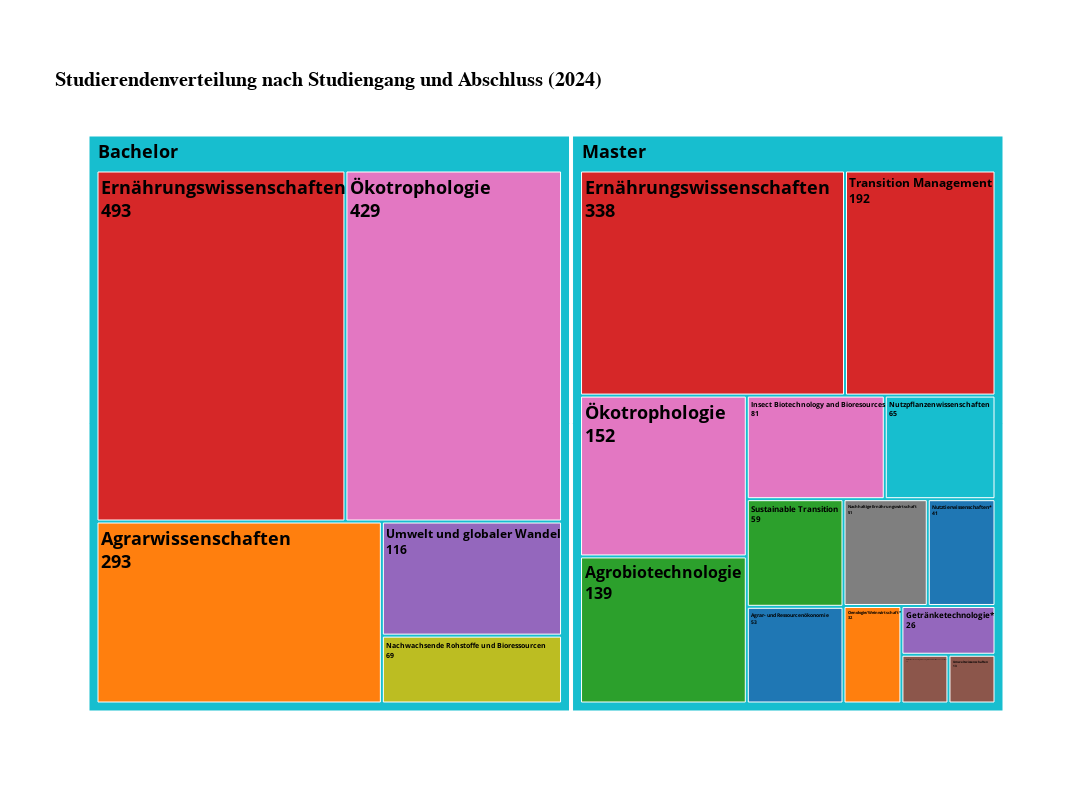

The notebook cell this image was saved under:
### Code cell
import plotly.express as px


df_2024 = cleaned_sheets["2024"]

# Studiengänge automatisch erkennen (Bachelor und Master)
bachelor_studiengaenge = [col for col in df_2024.columns if "Bachelor" in col]
master_studiengaenge = [col for col in df_2024.columns if "Master" in col]

# Extrahiere die Anzahl der Studierenden pro Studiengang
studiengang_verteilung = df_2024[df_2024["Category"] == "Anzahl Studierende"][bachelor_studiengaenge + master_studiengaenge].T
studiengang_verteilung.columns = ["Anzahl Studierende"]
studiengang_verteilung["Studiengang"] = studiengang_verteilung.index

# Hinzufügen der übergeordneten Kategorie ("Bachelor" oder "Master")
studiengang_verteilung["Studienabschluss"] = studiengang_verteilung["Studiengang"].apply(
    lambda x: "Bachelor" if "Bachelor" in x else "Master"
)




# Farbkodierung für Studiengänge:  
# Bachelor-Studiengänge erhalten Farben aus "Set1", Master-Studiengänge aus "Set2"
bachelor_colors = px.colors.qualitative.Safe
master_colors = px.colors.qualitative.Safe

# Erstellen einer Farbkodierung für jeden Studiengang
color_map = {}
bachelor_count = 0
master_count = 0

for studiengang in studiengang_verteilung["Studiengang"]:
    if "Bachelor" in studiengang:
        color_map[studiengang] = bachelor_colors[bachelor_count % len(bachelor_colors)]
        bachelor_count += 1
    else:
        color_map[studiengang] = master_colors[master_count % len(master_colors)]
        master_count += 1

# Entferne "Bachelor" und "Master" aus den Studiengangsnamen
studiengang_verteilung["Studiengang"] = studiengang_verteilung["Studiengang"].str.replace("Bachelor ", "", regex=False)
studiengang_verteilung["Studiengang"] = studiengang_verteilung["Studiengang"].str.replace("Master ", "", regex=False)

# Treemap erstellen
fig = px.treemap(
    studiengang_verteilung,
    path=["Studienabschluss", "Studiengang"],  # Erstes Level: Bachelor/Master, Zweites Level: Studiengang
    values="Anzahl Studierende",
    title="Studierendenverteilung nach Studiengang und Abschluss (2024)",
    color="Studiengang",  # Jeder Studiengang bekommt eine eigene Farbe
    color_discrete_map=color_map,
    template="infoviz"
)

# Schriftgrößen anpassen
fig.update_layout(
    font=dict(size=18),  # Generelle Schriftgröße anpassen
)

# Schriftgröße für Labels innerhalb der Treemap anpassen
fig.update_traces(
    textinfo="label+value",  # Zeigt den Namen und die Anzahl an
    textfont=dict(size=18, color="black", weight="bold"),  # Größe der Texte innerhalb der Treemap
)
fig.update_layout(
    width=1200,  # Breite in Pixeln
    height=800   # Höhe in Pixeln
)

fig.show()

### Figure 1 — Plotly figure (JSON) as saved in the notebook; plotly's stock layout.template omitted (floating-point values rounded to 4 significant figures)
{"data": [{"branchvalues": "total", "customdata": [["(?)"], ["(?)"], ["Agrar- und Ressourcenökonomie"], ["Agrarwissenschaften"], ["Agrobiotechnologie"], ["Ernährungswissenschaften"], ["Ernährungswissenschaften"], ["Getränketechnologie*"], ["Informationstechnologie in den Agrar- und Umweltwissenschaften*"], ["Insect Biotechnology and Bioresources"], ["Nachhaltige Ernährungswirtschaft"], ["Nachwachsende Rohstoffe und Bioressourcen"], ["Nutzpflanzenwissenschaften"], ["Nutztierwissenschaften*"], ["Oenologie/Weinwirtschaft*"], ["Sustainable Transition"], ["Transition Management"], ["Umwelt und globaler Wandel"], ["Umweltwissenschaften"], ["Ökotrophologie"], ["Ökotrophologie"]], "domain": {"x": [0, 1], "y": [0, 1]}, "hovertemplate": "labels=%{label}<br>Anzahl Studierende=%{value}<br>parent=%{parent}<br>id=%{id}<br>Studiengang=%{customdata[0]}<extra></extra>", "ids": ["Master", "Bachelor", "Master/Agrar- und Ressourcenökonomie", "Bachelor/Agrarwissenschaften", "Master/Agrobiotechnologie", "Master/Ernährungswissenschaften", "Bachelor/Ernährungswissenschaften", "Master/Getränketechnologie*", "Master/Informationstechnologie in den Agrar- und Umweltwissenschaften*", "Master/Insect Biotechnology and Bioresources", "Master/Nachhaltige Ernährungswirtschaft", "Bachelor/Nachwachsende Rohstoffe und Bioressourcen", "Master/Nutzpflanzenwissenschaften", "Master/Nutztierwissenschaften*", "Master/Oenologie/Weinwirtschaft*", "Master/Sustainable Transition", "Master/Transition Management", "Bachelor/Umwelt und globaler Wandel", "Master/Umweltwissenschaften", "Master/Ökotrophologie", "Bachelor/Ökotrophologie"], "labels": ["Master", "Bachelor", "Agrar- und Ressourcenökonomie", "Agrarwissenschaften", "Agrobiotechnologie", "Ernährungswissenschaften", "Ernährungswissenschaften", "Getränketechnologie*", "Informationstechnologie in den Agrar- und Umweltwissenschaften*", "Insect Biotechnology and Bioresources", "Nachhaltige Ernährungswirtschaft", "Nachwachsende Rohstoffe und Bioressourcen", "Nutzpflanzenwissenschaften", "Nutztierwissenschaften*", "Oenologie/Weinwirtschaft*", "Sustainable Transition", "Transition Management", "Umwelt und globaler Wandel", "Umweltwissenschaften", "Ökotrophologie", "Ökotrophologie"], "marker": {"colors": ["#17BECF", "#17BECF", "#1F77B4", "#FF7F0E", "#2CA02C", "#D62728", "#D62728", "#9467BD", "#8C564B", "#E377C2", "#7F7F7F", "#BCBD22", "#17BECF", "#1F77B4", "#FF7F0E", "#2CA02C", "#D62728", "#9467BD", "#8C564B", "#E377C2", "#E377C2"]}, "name": "", "parents": ["", "", "Master", "Bachelor", "Master", "Master", "Bachelor", "Master", "Master", "Master", "Master", "Bachelor", "Master", "Master", "Master", "Master", "Master", "Bachelor", "Master", "Master", "Bachelor"], "textfont": {"color": "black", "size": 18, "weight": "bold"}, "textinfo": "label+value", "type": "treemap", "values": [1255.0, 1400.0, 53.0, 293.0, 139.0, 338.0, 493.0, 26.0, 13.0, 81.0, 51.0, 69.0, 65.0, 41.0, 32.0, 59.0, 192.0, 116.0, 13.0, 152.0, 429.0]}], "layout": {"font": {"size": 18}, "height": 800, "legend": {"tracegroupgap": 0}, "title": {"text": "Studierendenverteilung nach Studiengang und Abschluss (2024)"}, "width": 1200}}
